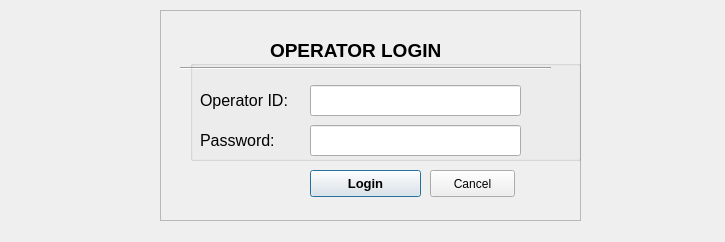
<?xml version="1.0" encoding="UTF-8"?>
<ui version="4.0">
 <class>OperatorLogin</class>
 <widget class="QDialog" name="OperatorLogin">
  <property name="geometry">
   <rect>
    <x>0</x>
    <y>0</y>
    <width>725</width>
    <height>242</height>
   </rect>
  </property>
  <property name="windowTitle">
   <string>Operator Login</string>
  </property>
  <widget class="QLabel" name="label_3">
   <property name="geometry">
    <rect>
     <x>590</x>
     <y>50</y>
     <width>131</width>
     <height>141</height>
    </rect>
   </property>
   <property name="text">
    <string/>
   </property>
   <property name="pixmap">
    <pixmap>resources/icons/lock.png</pixmap>
   </property>
  </widget>
  <widget class="QLabel" name="label_14">
   <property name="geometry">
    <rect>
     <x>20</x>
     <y>0</y>
     <width>121</width>
     <height>231</height>
    </rect>
   </property>
   <property name="text">
    <string/>
   </property>
   <property name="pixmap">
    <pixmap>resources/logo.png</pixmap>
   </property>
  </widget>
  <widget class="QFrame" name="frame">
   <property name="geometry">
    <rect>
     <x>160</x>
     <y>10</y>
     <width>421</width>
     <height>211</height>
    </rect>
   </property>
   <property name="frameShape">
    <enum>QFrame::StyledPanel</enum>
   </property>
   <property name="frameShadow">
    <enum>QFrame::Raised</enum>
   </property>
   <widget class="QLabel" name="label_4">
    <property name="geometry">
     <rect>
      <x>110</x>
      <y>20</y>
      <width>211</width>
      <height>41</height>
     </rect>
    </property>
    <property name="font">
     <font>
      <pointsize>14</pointsize>
      <weight>75</weight>
      <bold>true</bold>
     </font>
    </property>
    <property name="text">
     <string>OPERATOR LOGIN</string>
    </property>
   </widget>
   <widget class="QPushButton" name="btnLogin">
    <property name="geometry">
     <rect>
      <x>150</x>
      <y>160</y>
      <width>111</width>
      <height>27</height>
     </rect>
    </property>
    <property name="font">
     <font>
      <pointsize>10</pointsize>
      <weight>75</weight>
      <bold>true</bold>
      <kerning>false</kerning>
     </font>
    </property>
    <property name="mouseTracking">
     <bool>true</bool>
    </property>
    <property name="focusPolicy">
     <enum>Qt::StrongFocus</enum>
    </property>
    <property name="text">
     <string>Login</string>
    </property>
    <property name="default">
     <bool>true</bool>
    </property>
   </widget>
   <widget class="Line" name="line">
    <property name="geometry">
     <rect>
      <x>20</x>
      <y>50</y>
      <width>371</width>
      <height>16</height>
     </rect>
    </property>
    <property name="orientation">
     <enum>Qt::Horizontal</enum>
    </property>
   </widget>
   <widget class="QPushButton" name="btnCancel">
    <property name="geometry">
     <rect>
      <x>270</x>
      <y>160</y>
      <width>85</width>
      <height>27</height>
     </rect>
    </property>
    <property name="font">
     <font>
      <pointsize>9</pointsize>
     </font>
    </property>
    <property name="text">
     <string>Cancel</string>
    </property>
   </widget>
   <widget class="QGroupBox" name="groupBox">
    <property name="geometry">
     <rect>
      <x>30</x>
      <y>50</y>
      <width>391</width>
      <height>101</height>
     </rect>
    </property>
    <property name="title">
     <string/>
    </property>
    <widget class="QLabel" name="label">
     <property name="geometry">
      <rect>
       <x>10</x>
       <y>20</y>
       <width>101</width>
       <height>41</height>
      </rect>
     </property>
     <property name="font">
      <font>
       <pointsize>12</pointsize>
      </font>
     </property>
     <property name="text">
      <string>Operator ID:</string>
     </property>
    </widget>
    <widget class="QLabel" name="label_2">
     <property name="geometry">
      <rect>
       <x>10</x>
       <y>60</y>
       <width>91</width>
       <height>41</height>
      </rect>
     </property>
     <property name="font">
      <font>
       <pointsize>12</pointsize>
      </font>
     </property>
     <property name="text">
      <string>Password:</string>
     </property>
    </widget>
    <widget class="QLineEdit" name="inpOperatorID">
     <property name="geometry">
      <rect>
       <x>120</x>
       <y>25</y>
       <width>211</width>
       <height>31</height>
      </rect>
     </property>
     <property name="font">
      <font>
       <pointsize>12</pointsize>
       <weight>50</weight>
       <bold>false</bold>
      </font>
     </property>
     <property name="inputMask">
      <string/>
     </property>
     <property name="maxLength">
      <number>20</number>
     </property>
    </widget>
    <widget class="QLineEdit" name="inpPasswd">
     <property name="geometry">
      <rect>
       <x>120</x>
       <y>65</y>
       <width>211</width>
       <height>31</height>
      </rect>
     </property>
     <property name="font">
      <font>
       <pointsize>12</pointsize>
       <weight>50</weight>
       <bold>false</bold>
      </font>
     </property>
     <property name="maxLength">
      <number>20</number>
     </property>
     <property name="echoMode">
      <enum>QLineEdit::Password</enum>
     </property>
    </widget>
   </widget>
  </widget>
 </widget>
 <tabstops>
  <tabstop>inpOperatorID</tabstop>
  <tabstop>inpPasswd</tabstop>
  <tabstop>btnLogin</tabstop>
  <tabstop>btnCancel</tabstop>
 </tabstops>
 <resources/>
 <connections>
  <connection>
   <sender>btnCancel</sender>
   <signal>clicked()</signal>
   <receiver>OperatorLogin</receiver>
   <slot>reject()</slot>
   <hints>
    <hint type="sourcelabel">
     <x>392</x>
     <y>173</y>
    </hint>
    <hint type="destinationlabel">
     <x>246</x>
     <y>105</y>
    </hint>
   </hints>
  </connection>
 </connections>
</ui>
